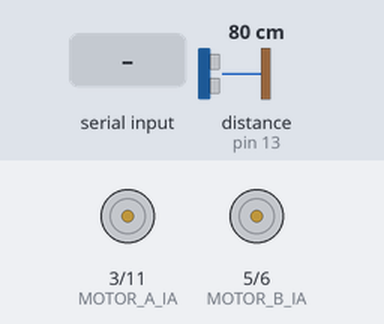
This sketch was run on a simulated Arduino Uno, built with avr-gcc and run on an emulated ATmega328P. Parts: motor-driver pin pairs drawn as motors (green arrow = first pin HIGH = forward, orange = second pin HIGH = backward, longer = more drive). Wiring (inferred from the names in the program): ultrasonic range finder: trigger pin 12; echo pin 13. The test bench sets the inputs (shaded band); at power-on: distance to the obstacle (sensor on pin 13) 80 cm. The echo pulse lasts 58.3 µs per cm.

Above: at 1.2 s.
1.3 s: "F" received over Serial
At 2.2 s:
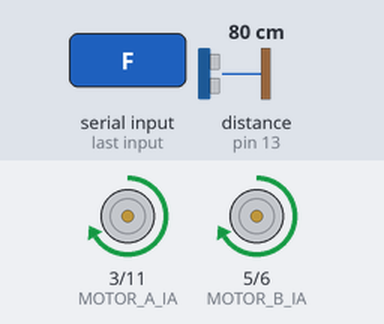
2.8 s: "B" received over Serial
At 3.5 s:
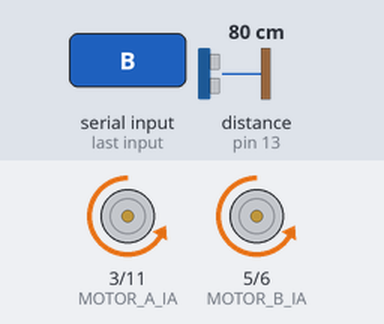
4.3 s: "L" received over Serial
At 5.4 s:
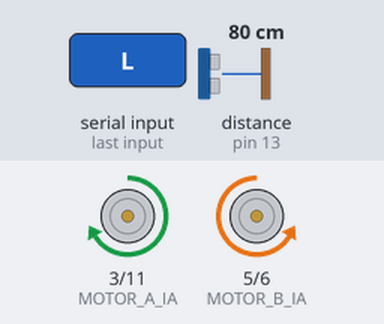
5.8 s: "R" received over Serial
At 6.7 s:
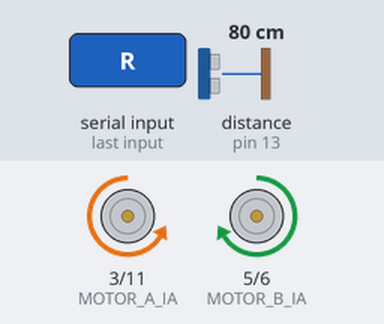
Timing chart, 0 to 8.3 s (numbered marks = the images above; inputs shaded):
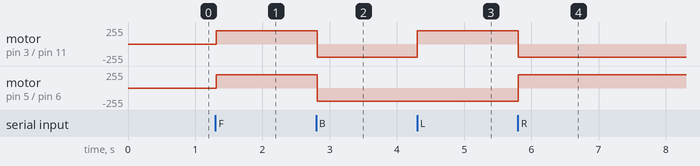

The sketch:

arduino_rc_ultra.ino
```cpp
/**
 * @file arduino_rc_ultra.ino
 * @brief 초음파 센서 기반 능동형 장애물 회피 제어
 * * [수정 사항]
 * 1. 기존 파일과의 충돌을 방지하기 위해 중복 정의된 함수 및 변수 정리
 * 2. 폴더 내 다른 .ino 파일이 있으면 컴파일 에러가 발생하므로 단일 파일로 구성함
 */

// --- 핀 설정 ---
const int trigPin = 12;
const int echoPin = 13;

// L9110S 모터 핀 설정 (배선에 맞춰 확인 필요)
#define MOTOR_A_IA 3
#define MOTOR_A_IB 11
#define MOTOR_B_IA 5
#define MOTOR_B_IB 6

// --- 설정값 ---
const int DISTANCE_THRESHOLD = 15; // cm 단위
const int MOTOR_VAL = 200;         // 변수명 충돌 방지를 위해 VAL로 명명

// --- 상태 변수 ---
char currentStatus = 'S';

void setup() {
  Serial.begin(9600);

  pinMode(trigPin, OUTPUT);
  pinMode(echoPin, INPUT);

  pinMode(MOTOR_A_IA, OUTPUT);
  pinMode(MOTOR_A_IB, OUTPUT);
  pinMode(MOTOR_B_IA, OUTPUT);
  pinMode(MOTOR_B_IB, OUTPUT);

  stopMotors();
}

void loop() {
  long distance = getDistance();

  // 1. 능동적 안전 장치 (전진 중 장애물 발견 시 즉시 정지)
  if (currentStatus == 'F' && distance > 0 && distance < DISTANCE_THRESHOLD) {
    stopMotors();
    currentStatus = 'S';
  }

  // 2. 시리얼 명령 처리
  if (Serial.available() > 0) {
    char command = Serial.read();

    // 전진 명령 시 거리가 가까우면 명령 무시 및 정지
    if (command == 'F' && distance > 0 && distance < DISTANCE_THRESHOLD) {
      stopMotors();
      currentStatus = 'S';
    }
    else {
      executeCommand(command);
      currentStatus = command;
    }
  }

  delay(10);
}

/**
 * @brief 초음파 센서 거리 측정 함수
 * @return distance (cm)
 */
long getDistance() {
  digitalWrite(trigPin, LOW);
  delayMicroseconds(2);
  digitalWrite(trigPin, HIGH);
  delayMicroseconds(10);
  digitalWrite(trigPin, LOW);

  long duration = pulseIn(echoPin, HIGH, 30000);
  long distance = duration * 0.034 / 2;

  // 측정 실패 시 999 반환하여 전진 방해 방지
  return (distance == 0) ? 999 : distance;
}

/**
 * @brief 수신된 시리얼 명령에 따라 모터 동작 실행
 */
void executeCommand(char cmd) {
  switch (cmd) {
    case 'F': moveForward();  break;
    case 'B': moveBackward(); break;
    case 'L': turnLeft();     break;
    case 'R': turnRight();    break;
    case 'S': stopMotors();    break;
  }
}

void moveForward() {
  analogWrite(MOTOR_A_IA, MOTOR_VAL);
  analogWrite(MOTOR_A_IB, 0);
  analogWrite(MOTOR_B_IA, MOTOR_VAL);
  analogWrite(MOTOR_B_IB, 0);
}

void moveBackward() {
  analogWrite(MOTOR_A_IA, 0);
  analogWrite(MOTOR_A_IB, MOTOR_VAL);
  analogWrite(MOTOR_B_IA, 0);
  analogWrite(MOTOR_B_IB, MOTOR_VAL);
}

void turnLeft() {
  analogWrite(MOTOR_A_IA, MOTOR_VAL);
  analogWrite(MOTOR_A_IB, 0);
  analogWrite(MOTOR_B_IA, 0);
  analogWrite(MOTOR_B_IB, MOTOR_VAL);
}

void turnRight() {
  analogWrite(MOTOR_A_IA, 0);
  analogWrite(MOTOR_A_IB, MOTOR_VAL);
  analogWrite(MOTOR_B_IA, MOTOR_VAL);
  analogWrite(MOTOR_B_IB, 0);
}

void stopMotors() {
  analogWrite(MOTOR_A_IA, 0);
  analogWrite(MOTOR_A_IB, 0);
  analogWrite(MOTOR_B_IA, 0);
  analogWrite(MOTOR_B_IB, 0);
}
```

Measured:
- after the input at 1.3 s, motor on pin 3 (MOTOR_A_IA) / pin 11 (MOTOR_A_IB), motor on pin 5 (MOTOR_B_IA) / pin 6 (MOTOR_B_IB): stopped → forward 200/255 at once
- after the input at 2.8 s, motor on pin 3 (MOTOR_A_IA) / pin 11 (MOTOR_A_IB), motor on pin 5 (MOTOR_B_IA) / pin 6 (MOTOR_B_IB): forward 200/255 → backward 200/255 at once
- after the input at 4.3 s, motor on pin 3 (MOTOR_A_IA) / pin 11 (MOTOR_A_IB): backward 200/255 → forward 200/255 at once
- after the input at 5.8 s, motor on pin 3 (MOTOR_A_IA) / pin 11 (MOTOR_A_IB): forward 200/255 → backward 200/255 at once; motor on pin 5 (MOTOR_B_IA) / pin 6 (MOTOR_B_IB): backward 200/255 → forward 200/255 at once
